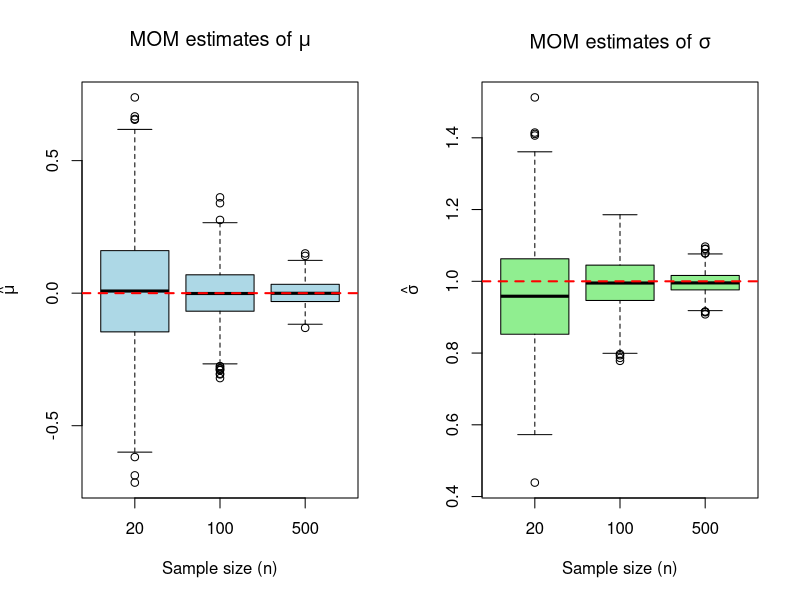
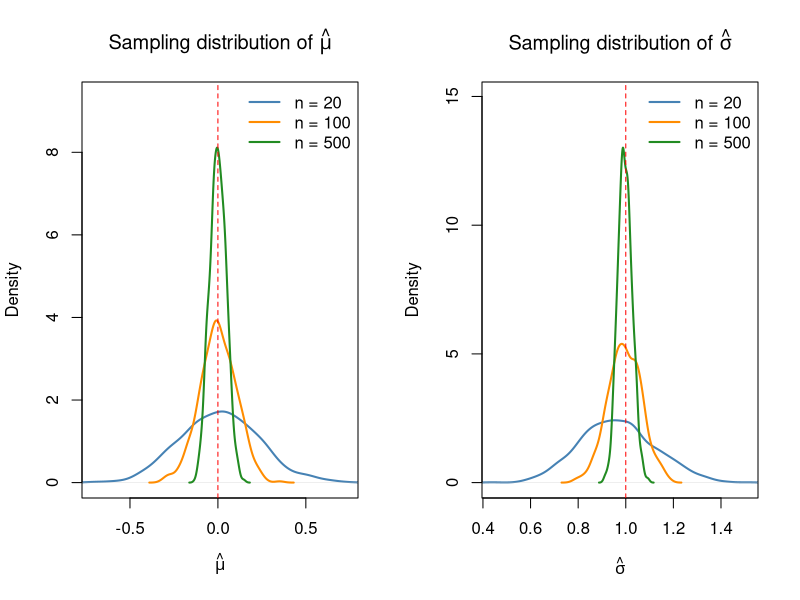

Source code (R) for these figures, in order:
# =============================================================================
# Monte Carlo Study: Method of Moments (MOM) Estimation
# Standard Normal Distribution N(mu = 0, sigma = 1)
#
# For each Monte Carlo replication, a sample of size n is drawn from
# N(0, 1). The Method of Moments estimators are obtained by matching the
# first two raw sample moments to the corresponding population moments:
#
#   E[X]    = mu             -> mu_hat      = m1  = xbar
#   E[X^2]  = sigma^2 + mu^2 -> sigma_hat^2 = m2 - m1^2
#
# where m1 = mean(x), m2 = mean(x^2). Note that sigma_hat^2 is the
# *population* (divide-by-n) variance, not the usual unbiased sample
# variance (divide-by-(n-1)) -- this is the genuine MOM estimator.
#
# Paired design: the Monte Carlo samples are generated up front from the same
# seed with identical code in the MOM, MLE and Bootstrap scripts, so every
# replication r of size n uses exactly the same sample x in all three methods.
#
# Performance is assessed via Bias, Relative Bias, Variance, MSE and
# Relative MSE, computed across 1000 replications for each of the sample
# sizes n = 20, 100, 500.
# =============================================================================

# -----------------------------------------------------------------------------
# 0. Setup
# -----------------------------------------------------------------------------

rm(list = ls())
set.seed(2026)                     # full reproducibility, as specified

# Output directory for plots / tables (created if it does not exist yet)
out_dir <- "mom_output"
if (!dir.exists(out_dir)) dir.create(out_dir)

# True parameter values (Standard Normal)
true_mu    <- 0
true_sigma <- 1

# Simulation design
n_values <- c(20, 100, 500)        # sample sizes
R        <- 1000                   # Monte Carlo replications per sample size

# -----------------------------------------------------------------------------
# 0b. Paired Monte Carlo samples (common random numbers)
# -----------------------------------------------------------------------------
# Exactly one sample x per replication: row r of sample_bank[["n_<n>"]] is the
# sample of replication r. Identical across the MOM / MLE / Bootstrap scripts
# (same seed, same generation code, generated before anything else).

set.seed(2026)
sample_bank <- lapply(n_values, function(n) {
  matrix(rnorm(n * R, mean = true_mu, sd = true_sigma), nrow = R, ncol = n, byrow = TRUE)
})
names(sample_bank) <- paste0("n_", n_values)

# -----------------------------------------------------------------------------
# 1. Method of Moments estimator
# -----------------------------------------------------------------------------

#' Compute the MOM estimates of mu and sigma for a single sample
#'
#' @param x numeric vector, a random sample
#' @return named numeric vector c(mu_hat, sigma_hat)
mom_normal <- function(x) {
  m1 <- mean(x)                    # first raw sample moment
  m2 <- mean(x^2)                  # second raw sample moment

  mu_hat     <- m1
  sigma2_hat <- m2 - m1^2          # MOM variance estimator (population form)
  sigma_hat  <- sqrt(sigma2_hat)

  c(mu_hat = mu_hat, sigma_hat = sigma_hat)
}

# -----------------------------------------------------------------------------
# 2. Monte Carlo simulation
# -----------------------------------------------------------------------------

#' Run the Monte Carlo simulation for one sample size on the paired samples
#'
#' @param samples matrix of paired samples (R rows = replications, n columns)
#' @return data.frame with R rows and columns mu_hat, sigma_hat
run_simulation <- function(samples) {
  estimates <- t(apply(samples, 1, mom_normal))
  as.data.frame(estimates)
}

# Run the simulation for every sample size and store results in a list
sim_results <- setNames(
  lapply(sample_bank, run_simulation),
  paste0("n_", n_values)
)

# Combine into one long data frame: columns n, mu_hat, sigma_hat
sim_long <- do.call(rbind, lapply(n_values, function(n) {
  df   <- sim_results[[paste0("n_", n)]]
  df$n <- n
  df
}))
sim_long$n <- factor(sim_long$n, levels = n_values)

# -----------------------------------------------------------------------------
# 3. Performance metrics: Bias, Relative Bias, Variance, MSE, Relative MSE
# -----------------------------------------------------------------------------

#' Compute performance metrics for a vector of estimates
#'
#' @param estimates numeric vector of parameter estimates across replications
#' @param truth     true parameter value
#' @return named numeric vector of metrics
performance_metrics <- function(estimates, truth) {
  bias     <- mean(estimates, na.rm = TRUE) - truth
  rel_bias <- if (truth != 0) bias / truth else NA   # undefined when truth = 0
  variance <- var(estimates, na.rm = TRUE)
  mse      <- mean((estimates - truth)^2, na.rm = TRUE)
  rel_mse  <- if (truth != 0) mse / truth^2 else NA  # undefined when truth = 0

  c(Bias = bias, RelBias = rel_bias, Variance = variance,
    MSE = mse, RelMSE = rel_mse)
}

# Build a results table: one row per (sample size, parameter) combination
results_table <- do.call(rbind, lapply(n_values, function(n) {
  df <- sim_results[[paste0("n_", n)]]

  mu_metrics    <- performance_metrics(df$mu_hat,    true_mu)
  sigma_metrics <- performance_metrics(df$sigma_hat, true_sigma)

  rbind(
    data.frame(n = n, Parameter = "mu",    t(mu_metrics)),
    data.frame(n = n, Parameter = "sigma", t(sigma_metrics))
  )
}))
rownames(results_table) <- NULL

# Note on Relative Bias / Relative MSE for mu:
# Since the true value of mu is 0, dividing by it is mathematically
# undefined, so these columns are reported as NA for mu (this is expected
# and should simply be noted in the Results chapter, not treated as an error).

cat("\n================ Monte Carlo Results: MOM Estimation ================\n")
print(results_table, row.names = FALSE, digits = 5)
cat("=======================================================================\n\n")

# Save the results table for direct inclusion in a thesis/report
write.csv(results_table,
          file.path(out_dir, "mom_normal_performance_metrics.csv"),
          row.names = FALSE)

# -----------------------------------------------------------------------------
# 4. Visualization
# -----------------------------------------------------------------------------

## 4.1 Boxplots of the estimates across sample sizes -------------------------

png(file.path(out_dir, "boxplots_mu_sigma.png"), width = 1000, height = 500)
par(mfrow = c(1, 2))

boxplot(mu_hat ~ n, data = sim_long,
        main = expression(paste("MOM estimates of ", mu)),
        xlab = "Sample size (n)", ylab = expression(hat(mu)),
        col = "lightblue")
abline(h = true_mu, col = "red", lty = 2, lwd = 2)

boxplot(sigma_hat ~ n, data = sim_long,
        main = expression(paste("MOM estimates of ", sigma)),
        xlab = "Sample size (n)", ylab = expression(hat(sigma)),
        col = "lightgreen")
abline(h = true_sigma, col = "red", lty = 2, lwd = 2)

par(mfrow = c(1, 1))
dev.off()

## 4.2 Density plots of the estimates across sample sizes --------------------

colors <- c("steelblue", "darkorange", "forestgreen")

# Pre-compute densities once so they can be reused for both the PNG export
# and the interactive redraw below, without calling density() twice.
dens_mu_20     <- density(sim_results$n_20$mu_hat,     na.rm = TRUE)
dens_mu_100    <- density(sim_results$n_100$mu_hat,    na.rm = TRUE)
dens_mu_500    <- density(sim_results$n_500$mu_hat,    na.rm = TRUE)
dens_sigma_20  <- density(sim_results$n_20$sigma_hat,  na.rm = TRUE)
dens_sigma_100 <- density(sim_results$n_100$sigma_hat, na.rm = TRUE)
dens_sigma_500 <- density(sim_results$n_500$sigma_hat, na.rm = TRUE)

# Dynamic y-axis limits: use the tallest peak across all three sample sizes
# (rather than assuming which one it will be), plus 15% headroom on top.
ymax_mu    <- max(dens_mu_20$y, dens_mu_100$y, dens_mu_500$y, na.rm = TRUE) * 1.15
ymax_sigma <- max(dens_sigma_20$y, dens_sigma_100$y, dens_sigma_500$y, na.rm = TRUE) * 1.15

png(file.path(out_dir, "densities_mu_sigma.png"), width = 1000, height = 500)
par(mfrow = c(1, 2))

# Density of mu_hat for each sample size
plot(dens_mu_20,
     main = expression(paste("Sampling distribution of ", hat(mu))),
     xlab = expression(hat(mu)), col = colors[1], lwd = 2,
     xlim = range(sim_long$mu_hat, na.rm = TRUE), ylim = c(0, ymax_mu))
lines(dens_mu_100, col = colors[2], lwd = 2)
lines(dens_mu_500, col = colors[3], lwd = 2)
abline(v = true_mu, col = "red", lty = 2)
legend("topright", legend = paste0("n = ", n_values),
       col = colors, lwd = 2, bty = "n")

# Density of sigma_hat for each sample size
plot(dens_sigma_20,
     main = expression(paste("Sampling distribution of ", hat(sigma))),
     xlab = expression(hat(sigma)), col = colors[1], lwd = 2,
     xlim = range(sim_long$sigma_hat, na.rm = TRUE), ylim = c(0, ymax_sigma))
lines(dens_sigma_100, col = colors[2], lwd = 2)
lines(dens_sigma_500, col = colors[3], lwd = 2)
abline(v = true_sigma, col = "red", lty = 2)
legend("topright", legend = paste0("n = ", n_values),
       col = colors, lwd = 2, bty = "n")

par(mfrow = c(1, 1))
dev.off()

# Re-draw both figures to the active graphics device as well, so they are
# visible immediately in an interactive R / RStudio session.
par(mfrow = c(1, 2))
boxplot(mu_hat ~ n, data = sim_long,
        main = expression(paste("MOM estimates of ", mu)),
        xlab = "Sample size (n)", ylab = expression(hat(mu)), col = "lightblue")
abline(h = true_mu, col = "red", lty = 2, lwd = 2)
boxplot(sigma_hat ~ n, data = sim_long,
        main = expression(paste("MOM estimates of ", sigma)),
        xlab = "Sample size (n)", ylab = expression(hat(sigma)), col = "lightgreen")
abline(h = true_sigma, col = "red", lty = 2, lwd = 2)
par(mfrow = c(1, 1))

# Re-draw the density plots to the active graphics device as well, so they
# are visible immediately in an interactive R / RStudio session.
par(mfrow = c(1, 2))

plot(dens_mu_20,
     main = expression(paste("Sampling distribution of ", hat(mu))),
     xlab = expression(hat(mu)), col = colors[1], lwd = 2,
     xlim = range(sim_long$mu_hat, na.rm = TRUE), ylim = c(0, ymax_mu))
lines(dens_mu_100, col = colors[2], lwd = 2)
lines(dens_mu_500, col = colors[3], lwd = 2)
abline(v = true_mu, col = "red", lty = 2)
legend("topright", legend = paste0("n = ", n_values),
       col = colors, lwd = 2, bty = "n")

plot(dens_sigma_20,
     main = expression(paste("Sampling distribution of ", hat(sigma))),
     xlab = expression(hat(sigma)), col = colors[1], lwd = 2,
     xlim = range(sim_long$sigma_hat, na.rm = TRUE), ylim = c(0, ymax_sigma))
lines(dens_sigma_100, col = colors[2], lwd = 2)
lines(dens_sigma_500, col = colors[3], lwd = 2)
abline(v = true_sigma, col = "red", lty = 2)
legend("topright", legend = paste0("n = ", n_values),
       col = colors, lwd = 2, bty = "n")

par(mfrow = c(1, 1))

cat("Plots saved to:", normalizePath(out_dir), "\n")
cat("Results table saved to:",
    normalizePath(file.path(out_dir, "mom_normal_performance_metrics.csv")), "\n")
